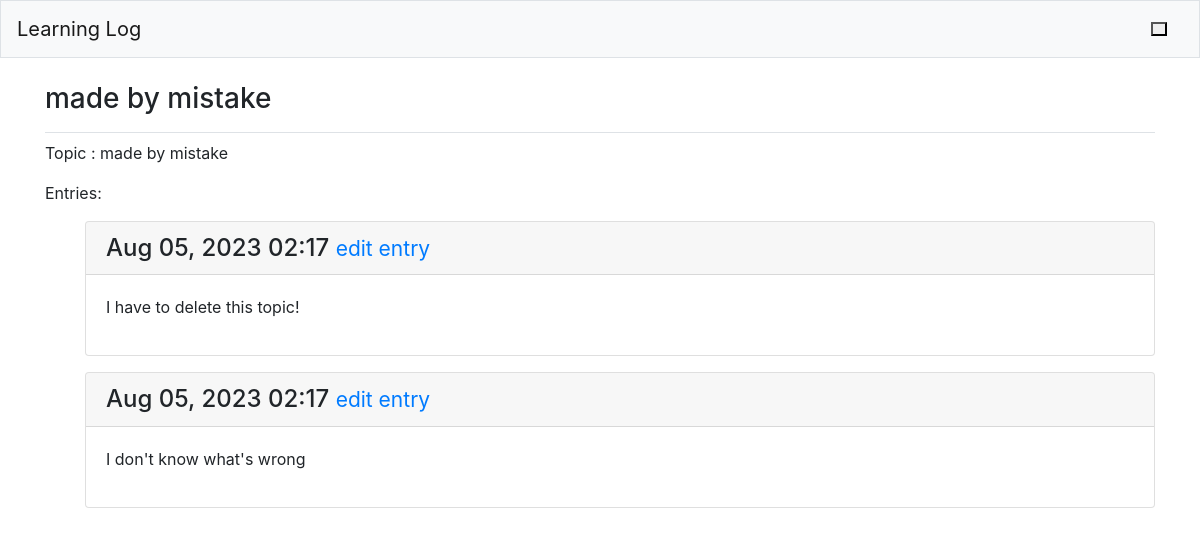
The page /topics/6 (signed in) on the database its author committed.
### learning_log/models.py (models this page shows, shortened)
class Topic (models.Model):
    text = models.CharField(max_length=200)
    date_added = models.DateTimeField(auto_now_add=True)
    owner = models.ForeignKey(User, on_delete= models.CASCADE)
    def __str__(self):
        return self.text

class Entry(models.Model):
    topic = models.ForeignKey(Topic, on_delete=models.CASCADE)
    text = models.TextField()
    date_added = models.DateTimeField(auto_now_add=True)
    class Meta:
        verbose_name_plural = 'entries'

### learning_log/views.py (the view)
# urls.py: path('topics/<int:topic_id>',views.topic, name = 'topic'),
@login_required
def topic(request, topic_id):
    topic = Topic.objects.get(id = topic_id)
    if topic.owner != request.user:
        raise Http404
    entries = topic.entry_set.order_by('-date_added')
    context={'topic': topic, 'entries' : entries}
    return render(request, 'learning_log/topic.html', context)

### learning_log/templates/learning_log/topic.html
{%extends "learning_log/base.html"%}
{%block page_header%}
    <h3>{{topic}}</h3>
{%endblock page_header%}
{%block content%}
<p>Topic : {{topic}}</p>
<p>Entries:</p>
<ul>
{% for entry in entries%}
    <div class="card mb-3">
        <h4 class = "card-header">
            {{entry.date_added|date:'M d, Y H:i'}}
            <small><a href="{%url 'learning_log:edit_entry' entry.id%}">edit entry</a></small>
        </h4>
        <div class = "card-body">
            {{entry.text|linebreaks}}
        </div>
    </div>
{% empty%}
    <p>There are no entries for this topic yet.</p>
{% endfor%}
{% endblock content%}

### rows shown on the page
Topic: text "made by mistake"
Entry: date_added "Aug 05, 2023 02:17", text "I have to delete this topic!"
Entry: date_added "Aug 05, 2023 02:17", text "I don't know what's wrong"
